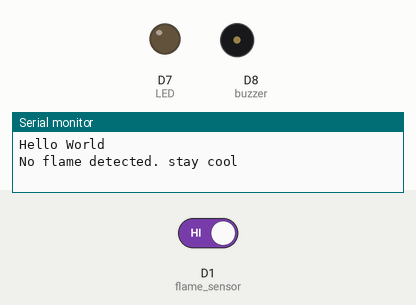
This sketch was run on a simulated ESP8266 (NodeMCU). On the bench: output pins drawn as LEDs (lit = HIGH), buzzer (waves = sounding, pin HIGH), the last lines printed to the serial monitor. Inputs (shaded band) come from the test bench; at power-on: D1 (flame_sensor) HIGH. WiFi joins after 1.5 s; servers stay silent unless stated.

Above: at 3.0 s.
3.1 s: D1 (flame_sensor) driven LOW
At 4.6 s:
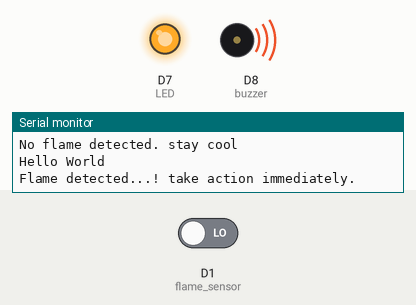
At 5.5 s:
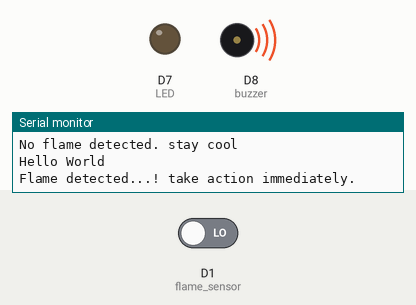
7.3 s: D1 (flame_sensor) driven HIGH
At 10.6 s:
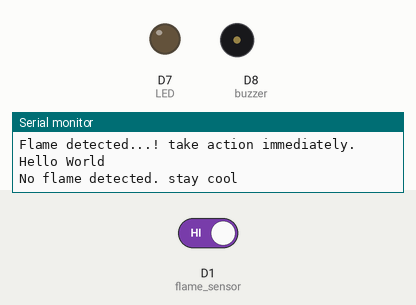
Timing chart, 0 to 12.1 s (numbered marks = the images above; inputs shaded):
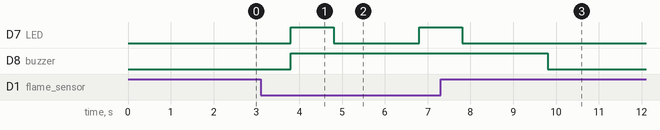

Measured:
- after the input at 3.1 s, D7 (LED): LOW → HIGH after 0.70 s, → LOW 1.0 s later, → HIGH 2.0 s later; D8 (buzzer): LOW → HIGH after 0.70 s
- after the input at 7.3 s, D7 (LED): goes on until 7.8 s, then stays LOW; D8 (buzzer): HIGH → LOW after 2.5 s

The sketch:

sketch_feb24a.ino
```cpp
#define BLYNK_PRINT Serial//blynk library
#include <ESP8266WiFi.h>//nodemcu
#include <BlynkSimpleEsp8266.h>

int buzzer = D8;
int LED = D7;
int flame_sensor = D1;
int flame_detected;

const char auth[] = "WiRTHM1O2tVJgHlHH76N0EtQ4R5EPRi3";//gmail token
const char ssid[]= "ONEPLUS";
const char pass[]="hello123";
BlynkTimer timer;
void setup()
{
  Serial.begin(115200);//serial monitor baud rate
  Blynk.begin(auth,ssid,pass);
  pinMode(buzzer, OUTPUT);
  pinMode(LED, OUTPUT);
  pinMode(flame_sensor, INPUT);
  timer.setInterval(1000L,detectFlame);
}


void detectFlame()
{
    Serial.println("Hello World");
  flame_detected = digitalRead(flame_sensor);
  if (flame_detected == 0)
  {
    Blynk.notify("Flame detected...! take action immediately.");
    Serial.println("Flame detected...! take action immediately.");
    digitalWrite(buzzer, HIGH);
    digitalWrite(LED, HIGH);
    delay(1000);
    digitalWrite(LED, LOW);
    delay(1000);
  }
  else
  {
    Serial.println("No flame detected. stay cool");
    digitalWrite(buzzer, LOW);
    digitalWrite(LED, LOW);
  }
  delay(1000);
}

void loop()
{
  Blynk.run();
  timer.run();
}
```
